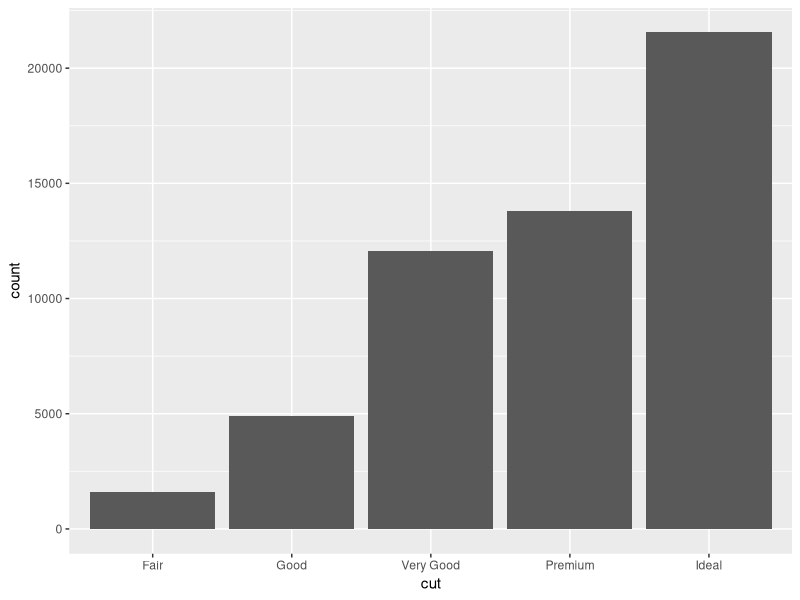
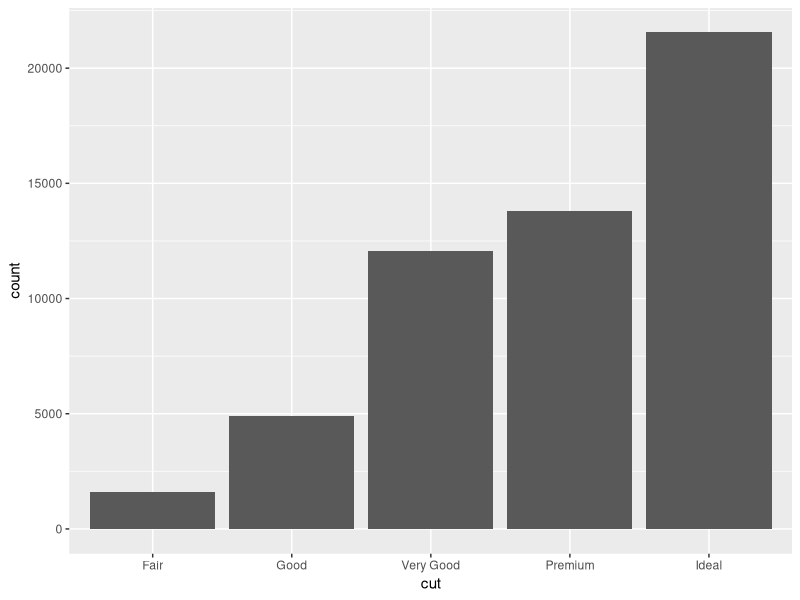
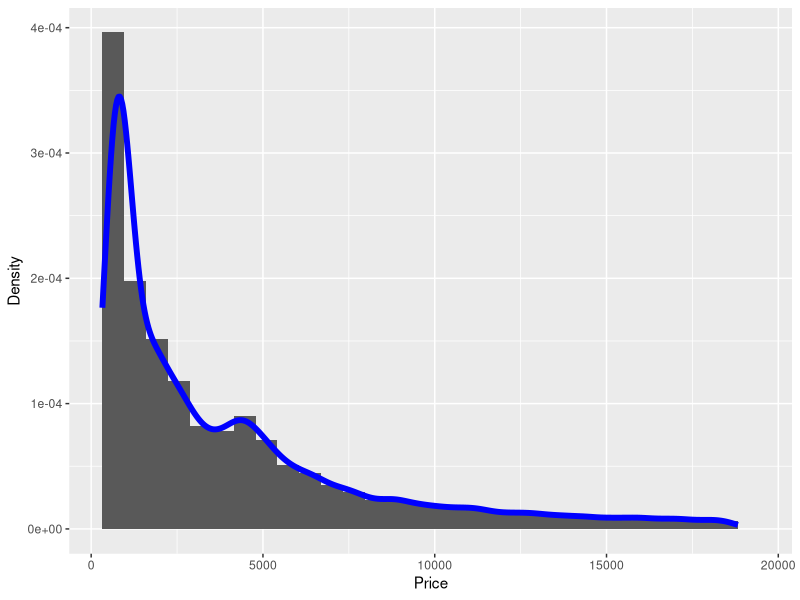

Write the R code that produced these figures, in order.
library(tidyverse)

diamonds <- read_csv("datasets/diamonds - diamonds.csv")
glimpse(diamonds)

# Set variable cut as factor
diamonds$cut <- factor(diamonds$cut, 
    levels = c("Fair", "Good", "Very Good", "Premium", "Ideal"))

# Barplot of variable cut
barplot_cut <- ggplot(diamonds, aes(x = cut)) +
    geom_bar()

barplot_cut

# Save plot
ggsave("plots/barplot_cut.png", barplot_cut, width = 10, height = 10, dpi = 300)

# Histogram + Density of variable price
histogram_price <- ggplot(diamonds, aes(x = price)) +
    geom_histogram(aes(y=..density..)) + 
    geom_density(color="blue", size=2) +
    xlab("Price") + ylab("Density")

# Save plot
ggsave("plots/histogram_price.png", histogram_price, width = 10, height = 10, dpi = 300)